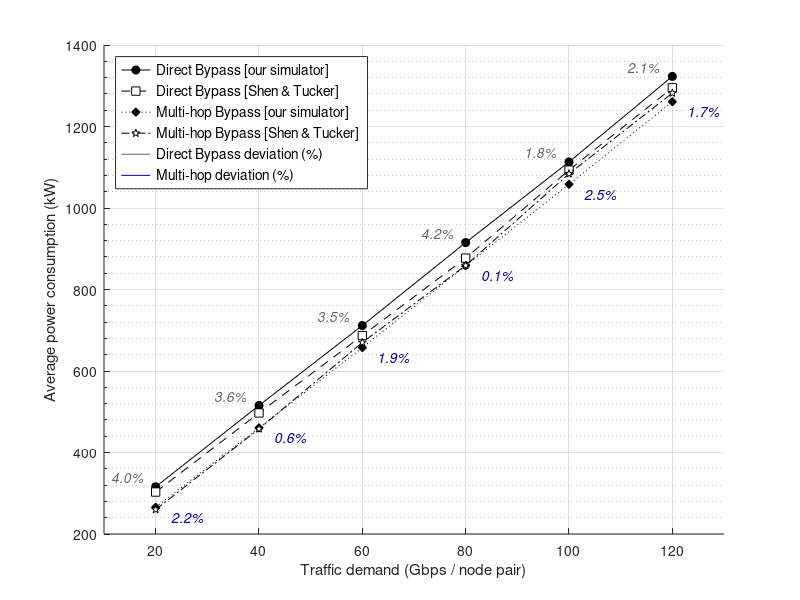

MATLAB code for this plot:
%figureName = 'new_Fig.7_power-perc-deviation_NSFnet';   % <- change per figure
%graphics_toolkit('qt');

% ---- Set figure appearance ----
set(gcf, 'Color', 'w');                     % white background
%set(gca, 'FontSize', 14, 'LineWidth', 0.6);
box on;
grid on;

%## ComparePower6nodes_labels_final.m
close all; clf;
%figure(1, 'position',[100,100,720,540]);

%## --- Data ---------------------------------------------------------------
dDeliY =    [315.788;515.367;711.65;915.18;1113.029;1322.948];
dSTY   =    [303.0;497.0;687.0;877.0;1093.0;1295.0];
mDeliY =    [265.745;460.558;657.44;858.295;1058.031;1260.818];
mSTY   =    [260.0;458.0;670.0;859.0;1084.0;1282.0];

dDeliDevY = [4.0;3.6;3.5;4.2;1.8;2.1];
mDeliDevY = [2.2;0.6;1.9;0.1;2.5;1.7];

x = 1:6;
labels = {"20","40","60","80","100","120"};

%## --- Plot power lines ----------------------------------------------------
ax1 = axes();
hold(ax1, "on");

%ph1 = plot(ax1, x, dDeliY, "k-o", "linewidth", 0.9, "markerfacecolor", "k");
%ph2 = plot(ax1, x, dSTY,   "k--s", "linewidth", 0.9, "markerfacecolor", "w");
%ph3 = plot(ax1, x, mDeliY, "k:d",  "linewidth", 0.9, "markerfacecolor", "k");
%ph4 = plot(ax1, x, mSTY,   "k-.p", "linewidth", 0.9, "markerfacecolor", "w");

ph1 = plot(ax1, x, dDeliY, "k-o",  "markerfacecolor", "k");
ph2 = plot(ax1, x, dSTY,   "k--s", "markerfacecolor", "w");
ph3 = plot(ax1, x, mDeliY, "k:d",  "markerfacecolor", "k");
ph4 = plot(ax1, x, mSTY,   "k-.p", "markerfacecolor", "w");

xlim(ax1, [0.5 6.5]);
ylim(ax1, [200 1400]);
set(ax1, "xtick", x, "xticklabel", labels);
xlabel(ax1, "Traffic demand (Gbps / node pair)");
ylabel(ax1, "Average power consumption (kW)");
grid(ax1, "on");
set(ax1, "yminortick", "on", "yminorgrid", "on");

%## --- Deviation labels ----------------------------------------------------
offset_up   =  8;    % upward offset for Direct (gray)
offset_down = 10;    % downward offset for Multi-hop (blue)
shift_gray  = -0.12; % leftward shift for Direct deviation
shift_blue  =  0.15; % rightward shift for Multi-hop deviation
%set(legend(ax1), 'FontSize', 10);

for i = 1:numel(x)
  if ~isnan(dDeliDevY(i))
    text(x(i)+shift_gray, dDeliY(i) + offset_up, ...
         sprintf("%.1f%%", dDeliDevY(i)), ...
         "color", [0.40 0.40 0.40], "fontsize", 10, ...
         "fontangle", "italic", ...
         "horizontalalignment", "right", ...
         "verticalalignment", "bottom");
  end
  if ~isnan(mDeliDevY(i))
    text(x(i)+shift_blue, mDeliY(i) - offset_down, ...
         sprintf("%.1f%%", mDeliDevY(i)), ...
         "color", [0.00 0.00 0.60], "fontsize", 10, ...
         "fontangle", "italic", ...
         "horizontalalignment", "left", ...
         "verticalalignment", "top");
  end
end

%## --- Legend --------------------------------------------------------------
hDevDirect   = plot(ax1, nan, nan, "-", "color", [0.40 0.40 0.40]);
hDevMultihop = plot(ax1, nan, nan, "-", "color", [0.00 0.00 0.60]);

%#title(ax1, "NSFnet");

lg = legend([ph1 ph2 ph3 ph4 hDevDirect hDevMultihop], ...
  {"Direct Bypass [our simulator]", ...
   "Direct Bypass [Shen & Tucker]", ...
   "Multi-hop Bypass [our simulator]", ...
   "Multi-hop Bypass [Shen & Tucker]", ...
   "Direct Bypass deviation (%)", ...
   "Multi-hop deviation (%)"}, ...
  "location", "northwest");

%hold(ax1, "off");

set(lg, 'FontSize', 10);
set(1, 'position', [200, 200, 1000, 750]);
drawnow;
print('U:\My Drive\DELISTAVROU_KONSTANTINOS\2025-07 Journal\_rev2graphsGNUoctave\Fig7b.png', '-dpng', '-r300'); % 300 DPI

